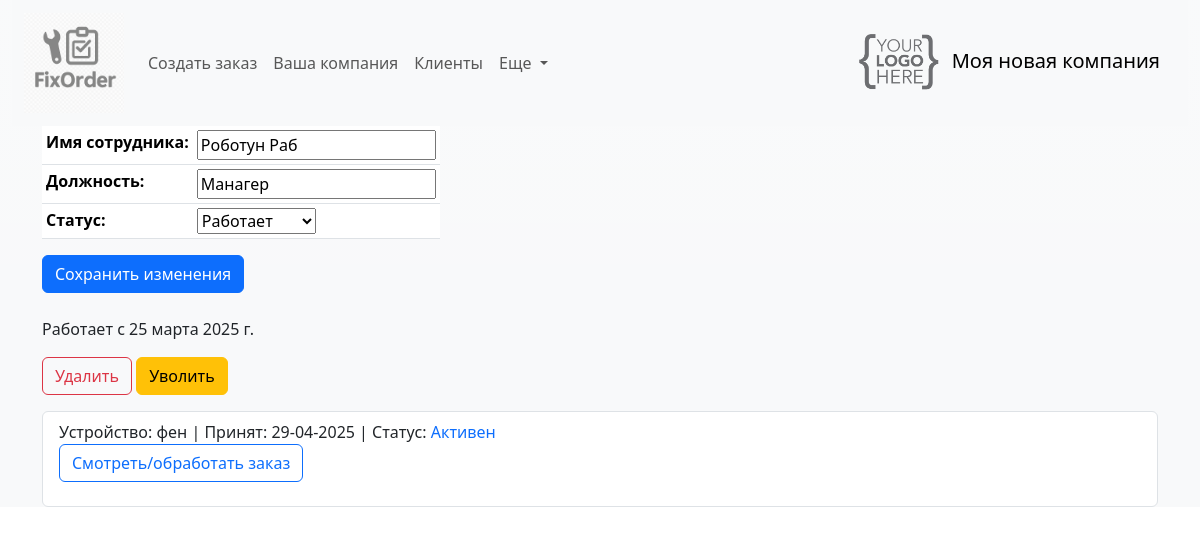
The app's page /editemployee/2/, older data.
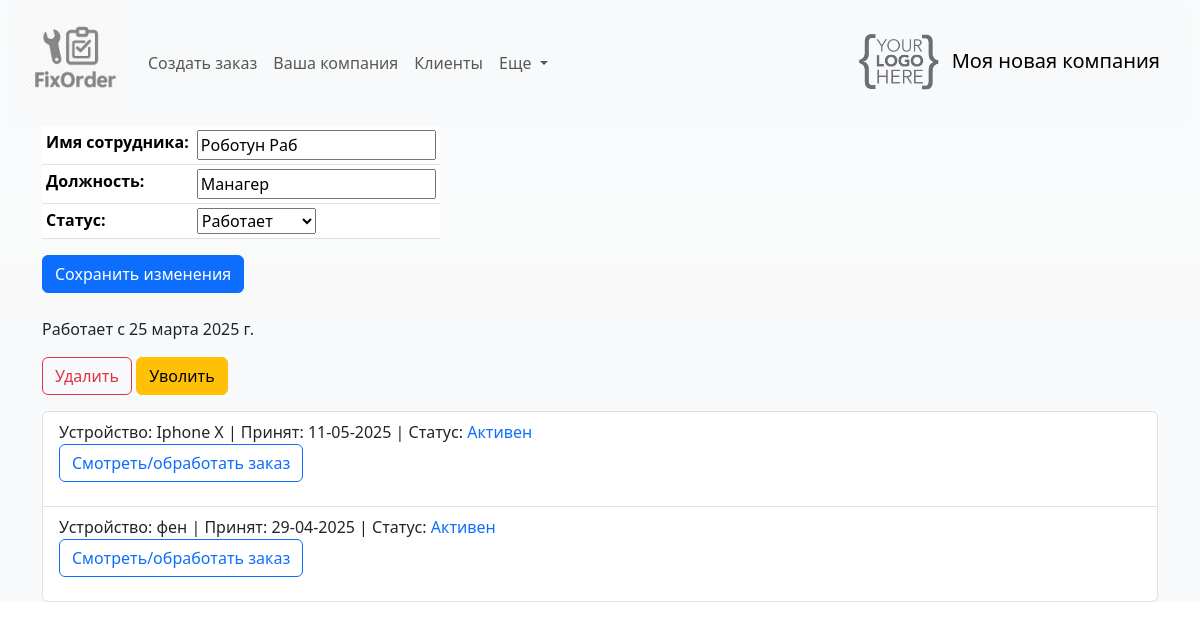
The same page, newer data.
### fixorder/models.py (models this page shows, shortened)
class Order(models.Model):
    order_client = models.ForeignKey(Client, related_name='client', null=True, on_delete=models.SET_NULL, verbose_name='Клиент')
    executor = models.ForeignKey(Employee, blank=True, null=True, related_name='executor', on_delete=models.SET_NULL, verbose_name='Исполнитель')
    time_create = models.DateTimeField(auto_now_add=True, verbose_name='Дата прихода')
    time_update = models.DateTimeField(auto_now=True, verbose_name='Дата изменения')
    time_demand = models.DateField(blank=True, null=True, verbose_name='Срок ремонта')
    time_away = models.DateTimeField(null=True, blank=True, verbose_name='Дата выдачи')
    device = models.CharField(max_length=255, verbose_name='Устройство')
    defect = models.TextField(max_length=400, verbose_name='Неисправность')
    device_password = models.CharField(max_length=50, blank=True, null=True, verbose_name='Пароль')
    device_exterior = models.TextField(max_length=400, blank=True, null=True, verbose_name='Внешний вид')
    initial_price = models.CharField(max_length=10, blank=True, null=True, verbose_name='Ориентировочная стоимость')
    prepaid = models.DecimalField(max_digits=10, decimal_places=2, blank=True, null=True, verbose_name='Предоплата')
    notes = models.TextField(max_length=500, blank=True, null=True, verbose_name='Заметки')
    total_price = models.DecimalField(max_digits=10, decimal_places=2, blank=True, default=0, verbose_name='Итоговая стоимость')
    status = models.ForeignKey(OrderStatus, on_delete=models.DO_NOTHING, default=4, related_name='related_order', verbose_name='Статус ремонта')
    conclusion = models.TextField(max_length=500, blank=True, null=True, verbose_name='Заключение мастера')
    remain_to_pay = models.DecimalField(max_digits=10, decimal_places=2, null=True, blank=True, default=0, verbose_name='Осталось оплатить')
    class Meta:
        verbose_name = "Заказы"
        verbose_name_plural = "Заказы"
        ordering = ["-time_create"]
        indexes = [models.Index(fields=["-time_create"]), models.Index(fields=["status"])]
    def get_absolute_url(self):
        return reverse('order', kwargs={'pk': self.pk})

class OrderStatus(models.Model):
    status = models.CharField(max_length=100, unique=True, db_index=True, verbose_name='Статус заказа')
    def __str__(self):
        return self.status

### fixorder/views.py (the view, shortened to what this page needs)
# urls.py: path('editemployee/<int:pk>/', views.EditEmployee.as_view(), name='editemployee'),
class EditEmployee(UpdateView):
    model = Employee
    pk_url_kwarg = 'pk'
    fields = ['name', 'position', 'status']  # Добавляем поле "status"
    template_name = 'fixorder/editemployee.html'
    success_url = reverse_lazy('employees')
    extra_context = {'title': 'Работник', 'header': 'Просмотреть/редактировать работника'}
    def get_context_data(self, **kwargs):
        context = super().get_context_data(**kwargs)
        obj = self.get_object()
        context['status'] = dict(self.model.STATUS_CHOICES).get(obj.status)
        context['time_hire'] = obj.time_hire
        context['time_fire'] = obj.time_fire
        context['related_orders'] = Order.objects.filter(executor=self.object)
        return context

### fixorder/templatetags/fixorder_tags.py (called while the page is built)
@register.simple_tag
def logo_url():
    return static('img/logo.png')

@register.simple_tag
def get_company_name():
    return Company.objects.get(pk=1).brand_name

### fixorder/templates/fixorder/editemployee.html (shortened to what this page needs)
{% extends 'fixorder/base.html' %}
{% load static %}
{% block content %}
<form action="" method="post" enctype="multipart/form-data">
    <table class="table table-hover table-sm w-auto">
       {{ form.as_table }}
   </table>
    <button type="submit" class="btn btn-primary">Сохранить изменения</button>
</form>
<br>
{% if status == "Работает" %}
    <p>Работает с {{ time_hire }}</p>
{% elif status == "Не работает" %}
    <p class="text-danger"> Не работает с {{ time_fire }}.</p>
{% elif status == "Отсутствует" %}
    <p class="text-warning">Сейчас отсутствует</p>
{% else %}
    <p>Статус неизвестен.</p>
{% endif %}
           <p>
                <a href="{% url 'deleteemployee'  pk=form.instance.pk  %}" class="btn btn-outline-danger">Удалить</a>
                <a href="{% url 'fireemployee'  pk=form.instance.pk  %}" class="btn btn-warning">Уволить</a>
</p>
<ul class="list-group">
       {% for ro in related_orders %}
         <li class="list-group-item">
             Устройство: {{ro.device}} | Принят: {{ro.time_create|date:"d-m-Y"}} | Статус: {% if ro.status.status == "Активен" %}<span class="text-primary"> {{ro.status}}</span>
         {% elif ro.status.status == "Готов" %}<span class="text-success"> {{ro.status}}</span>
        {% elif ro.status.status == "Выдан без ремонта" %}<span class="text-secondary"> {{ro.status}}</span>
        {% elif ro.status.status == "Выдан" %}<span class="text-secondary"> {{ro.status}}</span> {% endif %}
         {% if ro.time_away %} Выдан: {ro.time_away|date:"d-m-Y"} {% endif %}<p>
             <a href="{{ ro.get_absolute_url }}" class="btn btn-outline-primary">Смотреть/обработать заказ</a>
            {% endfor %}
             </ul>
    </div></li>
{% endblock %}

Row changes from the older to the newer data that the page shows:
added Order: device "Iphone X", time_create "11-05-2025", status "Активен"
